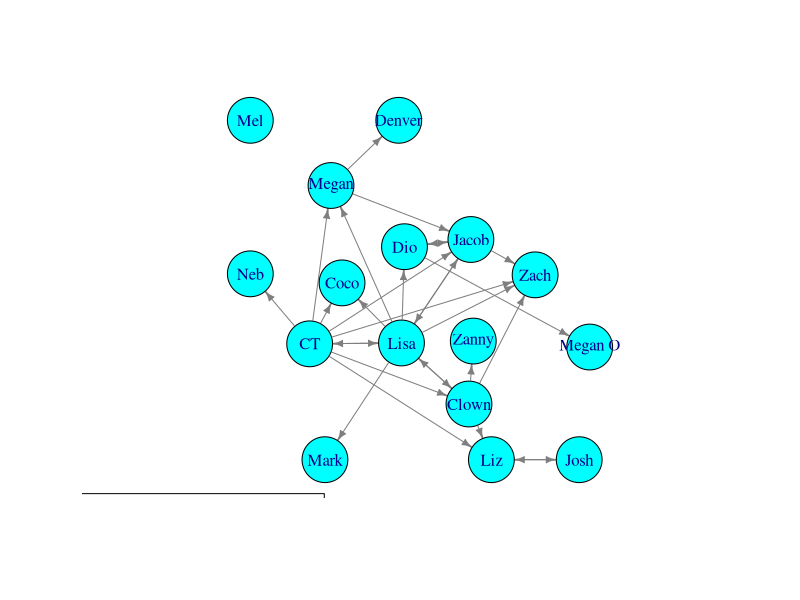
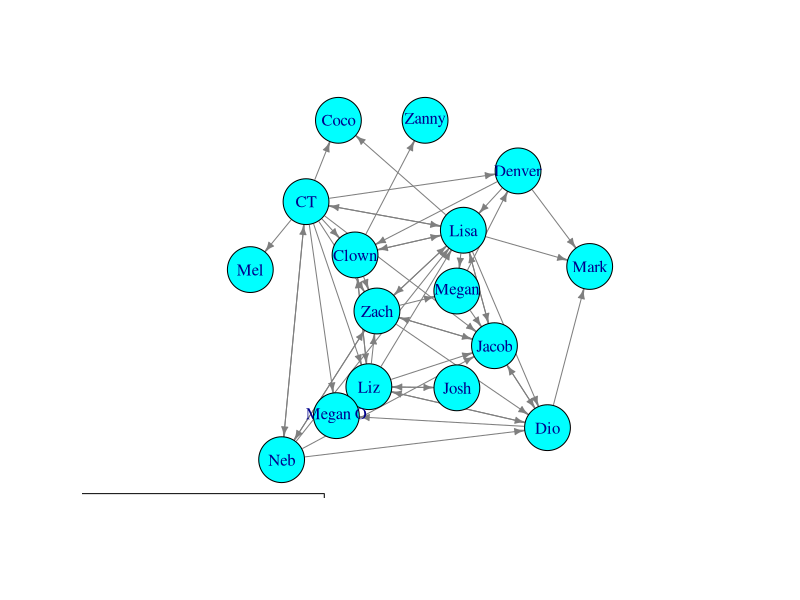
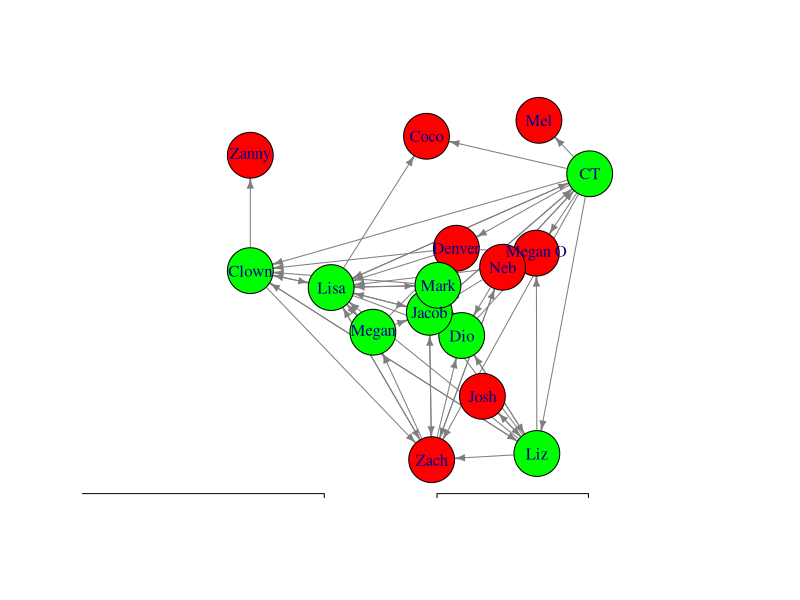
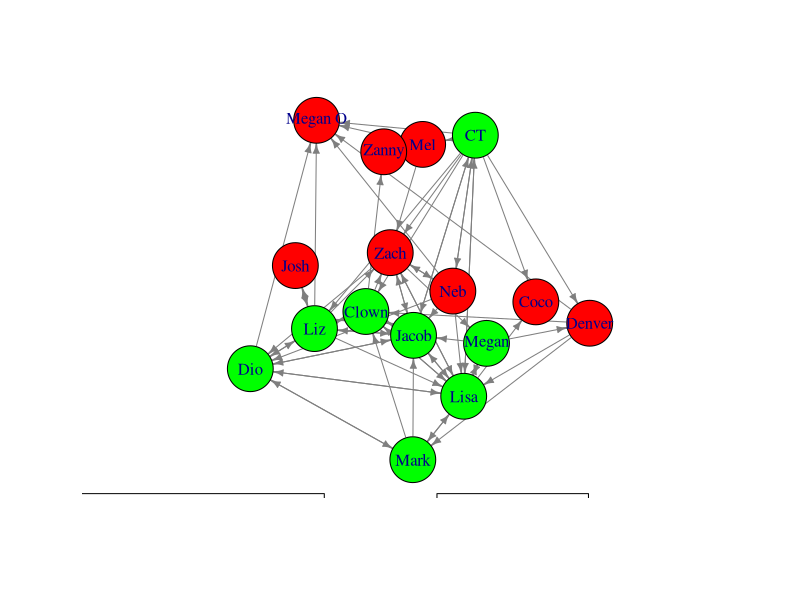
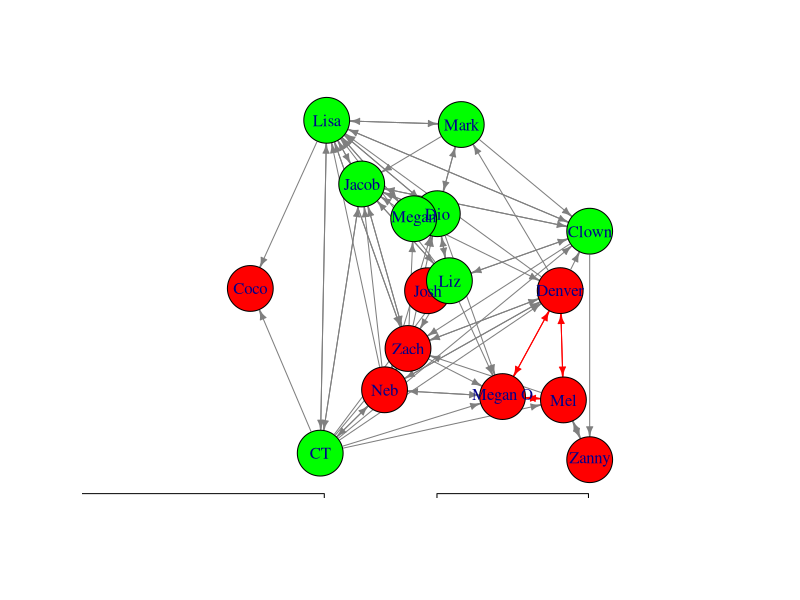
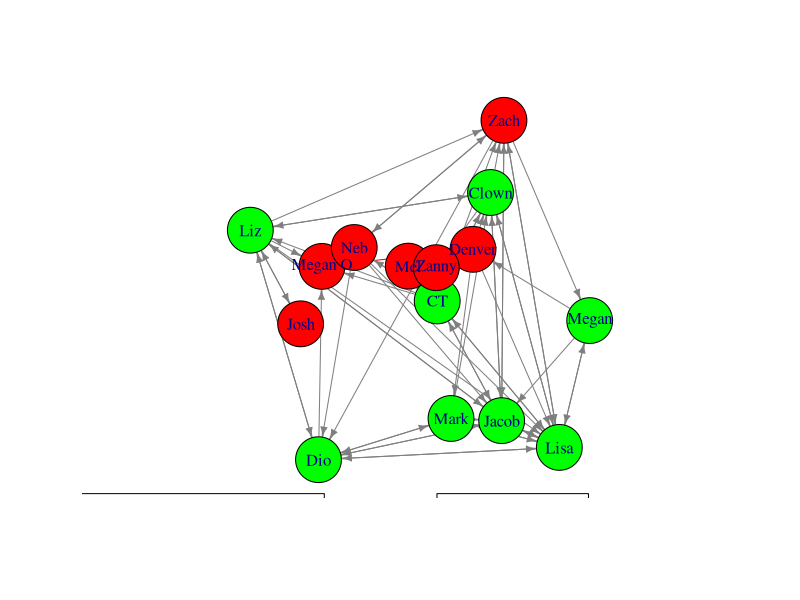
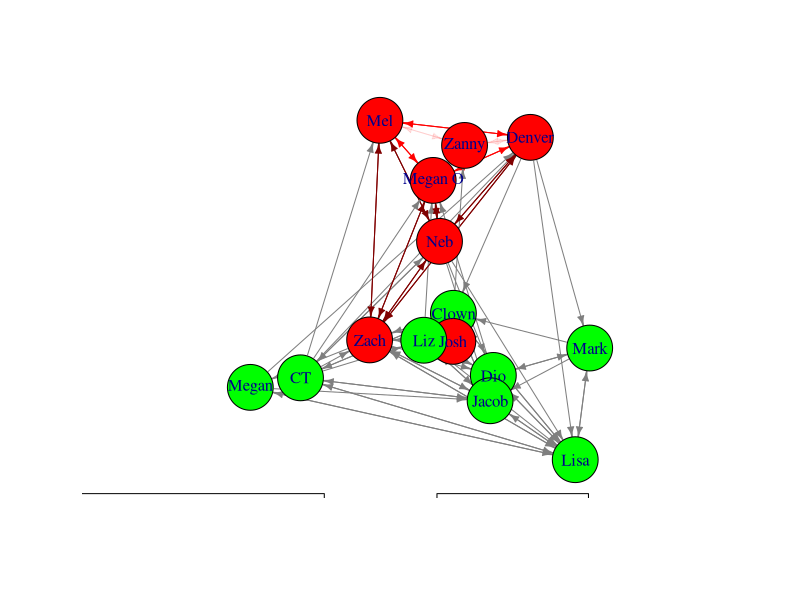
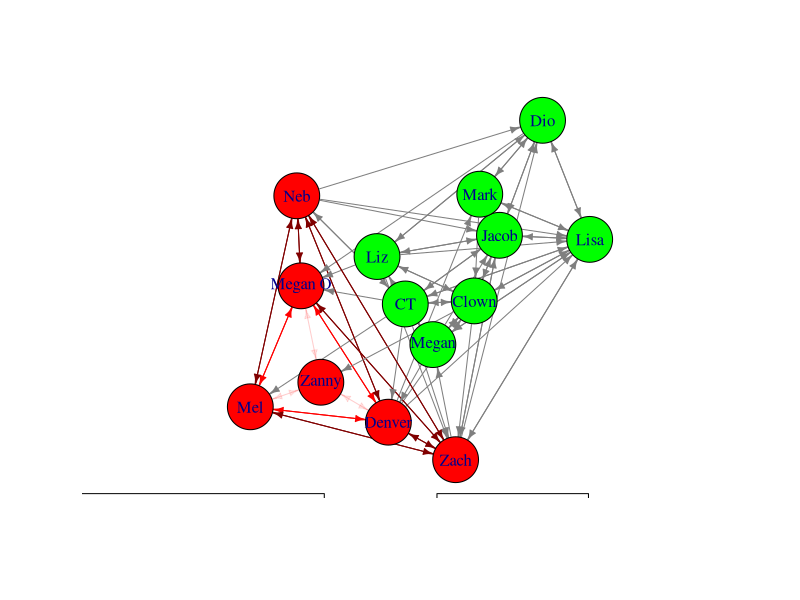

Source code (R) for these figures, in order:
## ---- chunk 1
knitr::opts_chunk$set(echo = TRUE)
## ---- chunk 2
library(dplyr)
library(ggplot2)
library(igraph)
## ---- chunk 3
# Episode 1
cast <- c("Clown","Coco","CT","Denver","Dio","Jacob","Josh","Lisa","Liz","Mark","Megan","Megan O","Mel","Neb","Zach","Zanny")
ep1_day0 <- matrix(0,16,16,dimnames = list(cast,cast))
ep1_day0[1,c(8,9,15,16)] <- 1 # Clown
ep1_day0[3,c(1,2,6,8,9,11,14,15)] <- 1 # CT
ep1_day0[5,c(6,12)] <- 1 # Dio
ep1_day0[6,c(5,8,15)] <- 1 # Jacob
ep1_day0[7,9] <- 1 # Josh
ep1_day0[8,c(1,2,3,5,6,10,11,15)] <- 1 # Lisa
ep1_day0[9,7] <- 1 # Liz
ep1_day0[11,c(4,6)] <- 1 # Megan
ep1_day0
layout <- function(g) {
  layout_(g,with_dh(weight.edge.lengths = edge_density(g)/1000)) # Function to specify desired layout
}
# original igraph plotting function - keep if necessary
plot_net <- function(g) {
  g <- graph_from_adjacency_matrix(g) # turns adjacency matrix into network
  V(g)$color <- "cyan" 
  for (i in 1:length(E(g))) {
    E(g)$color[i] <- "grey50"
  }
 # ^ that line works regardless
plot(g,vertex.size=27, edge.arrow.size=0.5, layout = layout(g))
legend(x = -2.5, y = -1.2, legend = c("Expressed interest in working together"), fill = c("grey50"), title = "Connections")} # Function to add additional desired structure to the layout

# statnet plotting function - keep if necessary
# plot_net <- function(g,col) {
# plot.network(asNetwork(g),displaylabels=T,vertex.col="cyan")
# }
plot_net(ep1_day0)
## ---- chunk 4
# Pre-tribe divisions
ep1_day1 <- ep1_day0
ep1_day1[3,11] <- 0
ep1_day1[3,c(4,9,12,13)] <- 1 # CT
ep1_day1[4,c(1,8,10)] <- 1 # Denver
ep1_day1[5,c(9,10)] <- 1 # Dio
ep1_day1[9,c(1,5,6,8,12,15)] <- 1 # Mark
ep1_day1[14, c(3,5,6,8,15)] <- 1 # Neb
ep1_day1[15,c(5,6,8,11,14)] <- 1 # Zach
plot_net(ep1_day1)
## ---- chunk 5
# Day 1
cast_g1 <- c("Coco", "Denver", "Josh", "Megan O", "Mel", "Neb", "Zach", "Zanny") # Gurindji 1.0
cast_m1 <- c("Clown", "CT", "Dio", "Jacob", "Lisa", "Liz", "Mark", "Megan") # Makassan 1.0
ally1 <- c() 
ally2 <- c()
ally3 <- c() # No alliances yet, but there will be 3 during the pre-swap
elim <- c() # No one is eliminated yet
ep1_day1_g1 <- matrix(0,8,8,dimnames=list(cast_g1,cast_g1))
ep1_day1_m1 <- matrix(0,8,8,dimnames=list(cast_m1,cast_m1))
ep1_day1_g1[2,4] <- 1 # Denver
ep1_day1_g1[6,c(4,7)] <- 1 # Neb
ep1_day1_g1[7,6] <- 1 # Zach
ep1_day1_m1[1,c(5,6)] <- 1# Clown
ep1_day1_m1[2,c(1,4,5,6)] <- 1 # CT
ep1_day1_m1[3,c(4,6,7)] <- 1 # Dio
ep1_day1_m1[4,c(2,5)] <- 1 # Jacob
ep1_day1_m1[5,c(1,2,3,4,7,8)] <- 1 # Lisa
ep1_day1_m1[7,c(1,3,4,5)] <- 1 # Mark
ep1_day1_m1[8,c(4,5)] <- 1 # Megan
plot_net_tribes <- function(g, m, elim) { # Plot both tribes together during the premerge phase
  g <- graph_from_adjacency_matrix(g) # convert Gurundji matrix to graph
  m <- graph_from_adjacency_matrix(m) # convert Makassan matrix to graph
  old_union <- union(g,m)
  old_union <- union(old_union,graph_from_adjacency_matrix(ep1_day1))
  # re-alphabetizing so I don't have to re-label everything
  old_union_mat <- as_adjacency_matrix(old_union)
  row_order <- sort(rownames(old_union_mat))
  col_order <- sort(colnames(old_union_mat))
  old_union_mat <- old_union_mat[row_order,col_order] 
  old_union <- graph_from_adjacency_matrix(old_union_mat)
  
  V(old_union)$color <- rep(0,length(V(old_union)$name)) # initialize vertex color attribute
  for (i in 1:length(V(old_union)$color)) {
    ifelse(V(old_union)$name[i] %in% cast_g1, V(old_union)$color[i] <- "red", V(old_union)$color[i] <- "green")
  }  
  for (j in 1:length(E(old_union))) {
    if (attr(E(old_union),"vnames")[j] %in% ally1) {
      E(old_union)$color[j] <- rgb(1,0,0,1) # Main alliance has deep red
    }
    else if (attr(E(old_union),"vnames")[j] %in% ally2) {
      E(old_union)$color[j] <- rgb(1,0,0,0.1) # Extension of alliance 1; light red
    }
    else if (attr(E(old_union),"vnames")[j] %in% ally3) {
      E(old_union)$color[j] <- rgb(128/255,0,0,1) # Extension of alliance 1; maroon
    }
    else {
      E(old_union)$color[j] <- "grey50"
    }
  }
  plot(old_union,vertex.size=27, edge.arrow.size=0.5, layout = layout(old_union))
  legend(x = -2.5, y = -1.2, legend = c("Expressed interest in working together"), fill = c("grey50"), title = "Connections")
  legend(x = 0.1, y = -1.2, legend = c("Gurundji 1.0", "Makassan 1.0"), fill = c("red", "green"), title = "Tribes")
}
plot_net_tribes(ep1_day1_g1,ep1_day1_m1)
## ---- chunk 6
# Day 2
ep1_day2_g1 <- ep1_day1_g1
ep1_day2_m1 <- ep1_day1_m1
ep1_day2_g1[5,c(4,7,8)] <- 1 # Mel
ep1_day2_g1[8,5] <- 1 # Zanny
ep1_day2_m1[1,4] <- 1 # Clown
ep1_day2_m1[3,5] <- 1 # Dio
ep1_day2_m1[4,c(1,6)] <- 1 # Jacob
ep1_day2_m1[6,1] # Liz
plot_net_tribes(ep1_day2_g1,ep1_day2_m1)
## ---- chunk 7
# Day 3
ep1_day3_g1 <- ep1_day2_g1
ep1_day3_m1 <- ep1_day2_m1
ally1 <- c("Denver|Megan O", "Megan O|Denver", "Denver|Mel", "Mel|Denver", "Megan O|Mel", "Mel|Megan O")
ep1_day3_g1[2,c(4,5)] <- 1 # Denver/MegO/Mel alliance
ep1_day3_g1[2,c(6,7)] <- 1 # Denver wants to work with Neb and Zach
ep1_day3_g1[4,c(2,5)] <- 1 # Megan O/Denver/Mel alliance
ep1_day3_g1[4,6] <- 1 # Megan O wants to work with Neb
ep1_day3_g1[5,2] <- 1 # Mel (Denver, MegO, Mel alliance)
ep1_day3_g1[6,2] <- 1 # Neb
ep1_day3_g1[7,c(2,4,6)] <- 1 # Zach
plot_net_tribes(ep1_day3_g1,ep1_day3_m1)
## ---- chunk 8
# Episode 2
cast_matrix<- ep1_day0[-2,-2] # Coco voted out
ep1_day1 <- as_adjacency_matrix(delete_vertices(graph_from_adjacency_matrix(ep1_day1), "Coco")) # Coco voted out
ep2_day4_g1 <- as_adjacency_matrix(delete_vertices(graph_from_adjacency_matrix(ep1_day1_g1),"Coco"))
ep2_day4_m1 <- ep1_day3_m1
ep2_day4_m1[1,c(2,4,5,6)] <- 1 # Clown
ep2_day4_m1[2,c(1,4,5)] <- 1 # CT
ep2_day4_m1[4,c(1,2,5,6)] <- 1 # Jacob
ep2_day4_m1[5,c(1,2,4)] <- 1 # Lisa
ep2_day4_m1[6, c(1,4)] <- 1 # Liz
plot_net_tribes(ep2_day4_g1,ep2_day4_m1)
## ---- chunk 9
ep2_day7_g1 <- ep2_day4_g1
ep2_day7_m1 <- ep2_day4_m1 # Alliances/allegiances don't change here
ally2 <- c("Denver|Zanny", "Zanny|Denver", "Megan O|Zanny", "Zanny|Megan O", "Mel|Zanny", "Zanny|Mel")
ally3 <- c("Denver|Neb","Neb|Denver","Megan O|Neb", "Neb|Megan O", "Mel|Neb","Neb|Mel","Neb|Zach","Zach|Neb",
               "Denver|Zach","Zach|Denver","Megan O|Zach", "Zach|Megan O", "Mel|Zach","Zach|Mel")
ep2_day7_g1[1,c(3,4,5,6,7)] <- 1 # Denver
ep2_day7_g1[3,c(1,4,5,6,7)] <- 1 # Megan O
ep2_day7_g1[4,c(1,3,5,6,7)] <- 1 # Mel
ep2_day7_g1[5, c(1,3,4,6)] <- 1 # Neb
ep2_day7_g1[6, c(1,3,4,5)] <- 1 # Zach
ep2_day7_g1[7, c(1,3,4)] <- 1 # Zanny
# Denver, Meg O, Mel, Zanny alliance
# Denver, Meg O, Mel, Neb, Zach alliance
plot_net_tribes(ep2_day7_g1,ep2_day7_m1)
## ---- chunk 10
# Episode 3, Day 9
cast_matrix<- cast_matrix[-6,-6] # Josh voted out
ep1_day1 <- as_adjacency_matrix(delete_vertices(graph_from_adjacency_matrix(ep1_day1), "Josh"))
ep3_day9_g1 <- as_adjacency_matrix(delete_vertices(graph_from_adjacency_matrix(ep2_day7_g1),"Josh"))
ep3_day9_m1 <- ep2_day7_m1
ep3_day9_m1[1,c(2,5,8)] <- 1 # Clown
ep3_day9_m1[2,c(1,5,8)] <- 1 # CT
ep3_day9_m1[5,c(1,2,8)] <- 1 # Lisa
ep3_day9_m1[8,c(1,2,5)] <- 1 # Megan
plot_net_tribes(ep3_day9_g1,ep3_day9_m1)
## ---- chunk 11
# Day 10
ep3_day10_g1 <- ep3_day9_g1
ep3_day10_m1 <- ep3_day9_m1
ep3_day10_m1[1,3] <- 1 # Clown
plot_net_tribes(ep3_day10_g1, ep3_day10_m1)
## ---- chunk 12
# Episode 4 - Swap
cast_matrix<- cast_matrix[-9,-9] # Megan voted out
ep1_day1 <- as_adjacency_matrix(delete_vertices(graph_from_adjacency_matrix(ep1_day1), "Megan"))
cast_g2 <- c("Clown", "Denver", "Dio", "Liz", "Mark", "Neb") # Gurindji 2.0
cast_m2 <- c("CT", "Jacob", "Lisa", "Megan O", "Mel", "Zach", "Zanny") # Makassan 2.0
ally4 <- c("Clown|Dio","Dio|Clown","Clown|Denver","Denver|Clown","Denver|Dio","Dio|Denver")
ally5 <- c("Clown|Liz", "Liz|Clown", "Dio|Liz", "Liz|Dio")
ally6 <- c("CT|Lisa","Lisa|CT","CT|Mel","Mel|CT","CT|Zach","Zach|CT",
     "Lisa|Mel","Mel|Lisa","Lisa|Zach","Zach|Lisa","Mel|Zach","Zach|Mel")
ally7 <- c()
ally8 <- c()
ep4_day10_g2 <- matrix(0,6,6,dimnames=list(cast_g2,cast_g2))
ep4_day10_g2[1,c(2,3,4)] <- 1 # Clown
ep4_day10_g2[2,c(1,3,6)] <- 1 # Denver
ep4_day10_g2[3,c(1,2,4)] <- 1 # Dio
ep4_day10_g2[4,c(1,3)] <- 1 # Liz
ep4_day10_g2[6,2] <- 1 # Neb
# Clown, Denver, Dio alliance
# Clown, Dio, Liz alliance
ep4_day10_m2 <- matrix(0,7,7,dimnames=list(cast_m2,cast_m2))
ep4_day10_m2[1,c(3,5,6)] <- 1 # CT
ep4_day10_m2[3,c(1,5,6)] <- 1 # Lisa
ep4_day10_m2[4,c(5,6,7)] <- 1 # Megan O
ep4_day10_m2[5,c(1,3,4,6,7)] <- 1 # Mel
ep4_day10_m2[6,c(1,3,4,5)] <- 1 # Zach
ep4_day10_m2[7,c(5,6)] <- 1 # Zanny
# CT, Lisa, Mel, Zach alliance
plot_net_swap <- function(g,m) {
  g <- graph_from_adjacency_matrix(g) # convert Gurundji matrix to graph
  m <- graph_from_adjacency_matrix(m) # convert Makassan matrix to graph
  old_union <- union(g,m)
  old_union <- union(old_union,graph_from_adjacency_matrix(ep1_day1))
  # re-alphabetizing so I don't have to re-label everything
  old_union_mat <- as_adjacency_matrix(old_union)
  row_order <- sort(rownames(old_union_mat))
  col_order <- sort(colnames(old_union_mat))
  old_union_mat <- old_union_mat[row_order,col_order] 
  old_union <- graph_from_adjacency_matrix(old_union_mat)
  
  for (i in 1:length(V(old_union)$name)) {
    if (V(old_union)$name[i] %in% cast_g1 && V(old_union)$name[i] %in% cast_g2) {
      V(old_union)$color[i] <- "red"
    }
    else if (V(old_union)$name[i] %in% cast_g1 && V(old_union)$name[i] %in% cast_m2) {
        V(old_union)$color[i] <- "yellow"
      }
    else if (V(old_union)$name[i] %in% cast_m1 && V(old_union)$name[i] %in% cast_g2) {
        V(old_union)$color[i] <- "purple"
      }
    else {
      V(old_union)$color[i] <- "green"
    }
  }
  for (j in 1:length(E(old_union))) {
    if (attr(E(old_union),"vnames")[j] %in% ally1) {
      E(old_union)$color[j] <- rgb(1,0,0,1) # Main alliance has deep red
    }
    else if (attr(E(old_union),"vnames")[j] %in% ally2) {
      E(old_union)$color[j] <- rgb(1,0,0,0.1) # Extension of alliance 1; light red
    }
    else if (attr(E(old_union),"vnames")[j] %in% ally3) {
      E(old_union)$color[j] <- rgb(128/255,0,0,1) # Extension of alliance 1; maroon
    }
    else if (attr(E(old_union),"vnames")[j] %in% ally4) {
      E(old_union)$color[j] <- rgb(165/255,42/255,42/255,1) # Brown
       }
    else if (attr(E(old_union),"vnames")[j] %in% ally5) {
      E(old_union)$color[j] <- rgb(210/255,180/255,140/255,1) # Tan
       }
    else if (attr(E(old_union),"vnames")[j] %in% ally6) {
      E(old_union)$color[j] <- rgb(0,1,0,1) # Green
       }
    else if (attr(E(old_union),"vnames")[j] %in% ally7) {
      E(old_union)$color[j] <- rgb(210/255,180/255,140/255,0.4) # less opaque tan
       }
    else if (attr(E(old_union),"vnames")[j] %in% ally8) {
      E(old_union)$color[j] <- rgb(245/255,222/255,179/255,1) # Wheat
       }
    else {
      E(old_union)$color[j] <- "grey50"
    }
  }
  plot(old_union,vertex.size=27, edge.arrow.size=0.5, layout = layout(old_union))
  legend(x = -2.5, y = -1.2, legend = c("Expressed interest in working together"), fill = c("grey50"), title = "Connections")
  legend(x = 0.1, y = -1.1, legend = c("Gurundji 1.0 and Gurundji 2.0", "Gurundji 1.0 and Makassan 2.0", "Makassan 1.0 and Gurundji 2.0", "Makassan 1.0 and Makassan 2.0"),  fill = c("red", "yellow", "purple", "green"), title = "Original tribes and swap tribes")
}
plot_net_swap(ep4_day10_g2,ep4_day10_m2)
## ---- chunk 13
# Episode 5, Day 13
cast_matrix<- cast_matrix[-5,-5] # Jacob voted out
ep1_day1 <- as_adjacency_matrix(delete_vertices(graph_from_adjacency_matrix(ep1_day1), "Jacob"))
ep5_day13_m2 <- as_adjacency_matrix(delete_vertices(graph_from_adjacency_matrix(ep4_day10_m2),"Jacob")) 
ally7 <- c("Clown|Mark","Mark|Clown","Dio|Mark","Mark|Dio","Liz|Mark","Mark|Liz")
ally8 <- c("Denver|Neb","Neb|Denver","Dio|Neb","Neb|Dio")
ep5_day13_m2[1,c(2,3,4,6)] <- 1 # CT
ep5_day13_m2[2,c(1,3,4,6)] <- 1 # Lisa
ep5_day13_m2[3,c(1,2,4,6)] <- 1 # Megan O
ep5_day13_m2[4,c(1,2,3,6)] <- 1 # Mel
ep5_day13_m2[6,c(1,2,3,4)] <- 1 # Zanny
ep5_day13_g2 <- ep4_day10_g2
ep5_day13_g2[1,c(3,4,5)] <- 1 # Clown
ep5_day13_g2[2,c(3,6)] <- 1 # Denver
ep5_day13_g2[3,c(1,2,4,5,6)] <- 1 # Dio
ep5_day13_g2[4,c(1,3,5)] <- 1 # Liz
ep5_day13_g2[5,c(1,3,4)] <- 1 # Mark
ep5_day13_g2[6,c(2,3)] <- 1 # Neb
# Clown, Dio, Liz, Mark alliance - 7
# Denver, Dio, Neb alliance - 8
plot_net_swap(ep5_day13_g2,ep5_day13_m2)
## ---- chunk 14
# Episode 6, Day 14
cast_matrix<- cast_matrix[-6,-6] # Liz voted out
ep1_day1 <- as_adjacency_matrix(delete_vertices(graph_from_adjacency_matrix(ep1_day1), "Liz"))
ep6_day14_g2 <- as_adjacency_matrix(delete_vertices(graph_from_adjacency_matrix(ep5_day13_g2),"Liz"))
ep6_day14_m2 <- ep5_day13_m2
plot_net_swap(ep6_day14_g2,ep6_day14_m2)
## ---- chunk 15
# Episode 7, Day 16, Merge
# Clown, CT, Denver, Dio, Lisa, Mark, Megan O, Mel, Neb, Zach
cast_matrix<- cast_matrix[-11,-11] # Zanny voted out
ep1_day1 <- as_adjacency_matrix(delete_vertices(graph_from_adjacency_matrix(ep1_day1), "Zanny"))
# At this point ally2 and ally5 are non-existent
ep6_day14_m2 <- as_adjacency_matrix(delete_vertices(graph_from_adjacency_matrix(ep6_day14_m2),"Zanny"))
ep7_day16 <- as_adjacency_matrix(graph_from_adjacency_matrix(ep6_day14_g2) %u% graph_from_adjacency_matrix(ep6_day14_m2))
ep7_day16 <- ep7_day16[sort(rownames(ep7_day16)),sort(colnames(ep7_day16))]
ally9 <- c("Dio|Megan O", "Dio|Megan O")
ally10 <- c("CT|Zach", "Zach|CT", "Lisa|Zach", "Zach|Lisa")
ally11 <- c("Clown|Megan O", "Megan O|Clown")
ally12 <- c()
ally13 <- c()
ally14 <- c()
ally15 <- c()
ally16 <- c()
ally17 <- c()
ep7_day16[1,c(2,3,4,5,7,10)] <- 1 # Clown
ep7_day16[2,c(3,5,7,8,9,10)] <- 1 # CT
ep7_day16[3,c(1,4,5,6,7,8,10)] <- 1 # Denver
ep7_day16[4,c(1,3,5,6,7,9)] <- 1 # Dio
ep7_day16[5,c(2,4,6,7,8,10)] <- 1 # Lisa
ep7_day16[6,c(1,4,5,7,10)] <- 1 # Mark
ep7_day16[7,c(2,3,5,8,9,10)] <- 1 # Megan O
ep7_day16[8,c(2,3,5,7,9,10)] <- 1 # Mel
ep7_day16[9,c(2,3,4,5,7,8,10)] <- 1 # Neb 
ep7_day16[10,c(2,3,4,5,7,8,9)] <- 1 # Zach
# Denver, Dio, Megan O alliance
# CT, Lisa, Zach alliance
# Clown, Denver, Dio, Megan O alliance
plot_net_merge <- function(g) {
  g <- graph_from_adjacency_matrix(g) 
  for (i in 1:length(V(g)$name)) {
    if (V(g)$name[i] %in% cast_g1 && V(g)$name[i] %in% cast_g2) {
      V(g)$color[i] <- "red"
    }
    else if (V(g)$name[i] %in% cast_g1 && V(g)$name[i] %in% cast_m2) {
        V(g)$color[i] <- "yellow"
      }
    else if (V(g)$name[i] %in% cast_m1 && V(g)$name[i] %in% cast_g2) {
        V(g)$color[i] <- "purple"
      }
    else {
      V(g)$color[i] <- "green"
    }
  }
  for (j in 1:length(E(g))) {
    if (attr(E(g),"vnames")[j] %in% ally1) {
      E(g)$color[j] <- rgb(1,0,0,1) # Main alliance has deep red
    }
    else if (attr(E(g),"vnames")[j] %in% ally2) {
      E(g)$color[j] <- rgb(1,0,0,0.1) # Extension of alliance 1; light red
    }
    else if (attr(E(g),"vnames")[j] %in% ally3) {
      E(g)$color[j] <- rgb(128/255,0,0,1) # Extension of alliance 1; maroon
    }
    else if (attr(E(g),"vnames")[j] %in% ally4) {
      E(g)$color[j] <- rgb(165/255,42/255,42/255,1) # Brown
       }
    else if (attr(E(g),"vnames")[j] %in% ally5) {
      E(g)$color[j] <- rgb(210/255,180/255,140/255,1) # Tan
       }
    else if (attr(E(g),"vnames")[j] %in% ally6) {
      E(g)$color[j] <- rgb(0,1,0,1) # Green
       }
    else if (attr(E(g),"vnames")[j] %in% ally7) {
      E(g)$color[j] <- rgb(210/255,180/255,140/255,0.4) # Less opaque tan
       }
    else if (attr(E(g),"vnames")[j] %in% ally8) {
      E(g)$color[j] <- rgb(245/255,222/255,179/255,1) # Wheat
    }
    else if (attr(E(g),"vnames")[j] %in% ally9) {
      E(g)$color[j] <- rgb(250/255,128/255,114/255,1) # Salmon
    }
    else if (attr(E(g),"vnames")[j] %in% ally10) {
      E(g)$color[j] <- rgb(0,100/255,0,1) # Dark green
    }
    else if (attr(E(g),"vnames")[j] %in% ally11) {
      E(g)$color[j] <- rgb(165/255,42/255,42/255,0.4) # Less opaque brown
    }
    else if (attr(E(g),"vnames")[j] %in% ally12) {
      E(g)$color[j] <- rgb(255/255,165/255,0,1) # Orange 
    }
    else if (attr(E(g),"vnames")[j] %in% ally13) {
      E(g)$color[j] <- rgb(238/255,130/255,238/255,1) # Violet 
    }
    else if (attr(E(g),"vnames")[j] %in% ally14) {
      E(g)$color[j] <- rgb(128/255,0,128/255,1) # Purple 
    }
    else if (attr(E(g),"vnames")[j] %in% ally15) {
      E(g)$color[j] <- rgb(230/255,230/255,250/255,1) # Lavender
    }
    else if (attr(E(g),"vnames")[j] %in% ally16) {
      E(g)$color[j] <- rgb(255/255,0,255/255,1) # Magenta
    }
    else if (attr(E(g),"vnames")[j] %in% ally17) {
      E(g)$color[j] <- rgb(75/255,0,130/255,1) # Indigo 
    }
    else {
      E(g)$color[j] <- "grey50"
    }
  }
  plot(g,vertex.size=27, edge.arrow.size=0.5, layout = layout(g))
  legend(x = -2.5, y = -1.2, legend = c("Expressed interest in working together"), fill = c("grey50"), title = "Connections")
  legend(x = 0.1, y = -1.1, legend = c("Gurundji 1.0 and Gurundji 2.0", "Gurundji 1.0 and Makassan 2.0", "Makassan 1.0 and Gurundji 2.0", "Makassan 1.0 and Makassan 2.0"),  fill = c("red", "yellow", "purple", "green"), title = "Original tribes and swap tribes")
}
plot_net_merge(ep7_day16)
## ---- chunk 16
cast_matrix<- cast_matrix[-3,-3] # Denver voted out
ep1_day1 <- as_adjacency_matrix(delete_vertices(graph_from_adjacency_matrix(ep1_day1), "Denver"))
ep8_day19 <- as_adjacency_matrix(delete_vertices(graph_from_adjacency_matrix(ep7_day16),"Denver"))
plot_net_merge(ep8_day19)
## ---- chunk 17
# Day 21
cast_matrix<- cast_matrix[-3,-3] # Dio voted out
ep1_day1 <- as_adjacency_matrix(delete_vertices(graph_from_adjacency_matrix(ep1_day1), "Dio"))
ep9_day21 <- as_adjacency_matrix(delete_vertices(graph_from_adjacency_matrix(ep8_day19),"Dio"))
ally12 <- c("Clown|Neb", "Neb|Clown", "Mark|Neb", "Neb|Mark")
ally13 <- c("CT|Mark", "Mark|CT", "CT|Neb", "Neb|CT")
ep9_day21[1,c(4,7)] <- 1 # Clown
ep9_day21[2,c(4,7)] <- 1 # CT
ep9_day21[3,4] <- 0 # Lisa
ep9_day21[4,c(1,2,7)] <- 1 # Mark
ep9_day21[4,c(3,5,6)] <- 0 # Mark
ep9_day21[5,4] <- 0 # Megan O
ep9_day21[6,4] <- 0 # Mel
ep9_day21[7,c(1,2,4)] <- 1 # Neb
# Clown, Mark, Neb alliance
# CT, Mark, Neb alliance
plot_net_merge(ep9_day21)
## ---- chunk 18
# Day 22
ep9_day22 <- ep9_day21
ep9_day22[2,1] <- 1 # CT
ally14 <- c("Clown|CT","CT|Clown")
# Clown, CT, Mark, Neb alliance
plot_net_merge(ep9_day22)
## ---- chunk 19
# Day 23
cast_matrix<- cast_matrix[-8,-8] # Zach voted out
ep1_day1 <- as_adjacency_matrix(delete_vertices(graph_from_adjacency_matrix(ep1_day1), "Zach"))
ep9_day23 <- as_adjacency_matrix(delete_vertices(graph_from_adjacency_matrix(ep9_day21),"Zach"))
ep9_day23[4,5] <- 1 # Mark
ep9_day23[5,4] <- 1 # Megan O
ally17 <- c("CT|Megan O", "Megan O|CT","Mark|Megan O", "Megan O|Mark") # ally16 is a subset of ally14
# Clown, CT, Mark, Megan O alliance
plot_net_merge(ep9_day23)
## ---- chunk 20
cast_matrix<- cast_matrix[-6,-6] # Mel voted out
ep1_day1 <- as_adjacency_matrix(delete_vertices(graph_from_adjacency_matrix(ep1_day1), "Mel"))
ep9_day24 <- as_adjacency_matrix(delete_vertices(graph_from_adjacency_matrix(ep9_day23),"Mel"))
ep9_day24[1,c(2,4,5)] <- 1 # Clown
ep9_day24[2,c(1,4,5)] <- 1 # CT
ep9_day24[4,c(1,2,5)] <- 1 # Mark
ep9_day24[5,c(1,2,4)] <- 1 # Megan O
# Clown, CT, Neb alliance
plot_net_merge(ep9_day24)
## ---- chunk 21
cast_matrix<- cast_matrix[-1,-1] # Clown voted out
ep1_day1 <- as_adjacency_matrix(delete_vertices(graph_from_adjacency_matrix(ep1_day1), "Clown"))
ep10_day26 <- as_adjacency_matrix(delete_vertices(graph_from_adjacency_matrix(ep9_day24),"Clown"))
ep10_day26[1,c(2,3)] <- 0 # CT
ep10_day26[1,c(4,5)] <- 1 # CT
ep10_day26[2,c(1,3,4,5)] <- 0 # Lisa
ep10_day26[3,c(1,2,4,5)] <- 0 # Mark
ep10_day26[4,c(1,5)] <- 1 # Megan O
ep10_day26[4,c(2,3)] <- 0 # Megan O
ep10_day26[5,c(1,4)] <- 1 # Neb
ep10_day26[5,c(2,3)] <- 0 # Neb
# CT, Megan O, Neb alliance
plot_net_merge(ep10_day26)
## ---- chunk 22
cast_matrix<- cast_matrix[-2,-2] # Lisa voted out
ep1_day1 <- as_adjacency_matrix(delete_vertices(graph_from_adjacency_matrix(ep1_day1), "Lisa"))
finale_day27 <- as_adjacency_matrix(delete_vertices(graph_from_adjacency_matrix(ep10_day26),"Lisa"))
plot_net_merge(finale_day27)
## ---- chunk 23
cast_matrix<- cast_matrix[-2,-2] # Mark voted out
ep1_day1 <- as_adjacency_matrix(delete_vertices(graph_from_adjacency_matrix(ep1_day1), "Mark"))
finale_day28 <- as_adjacency_matrix(delete_vertices(graph_from_adjacency_matrix(finale_day27),"Mark"))
plot_net_merge(finale_day28)
